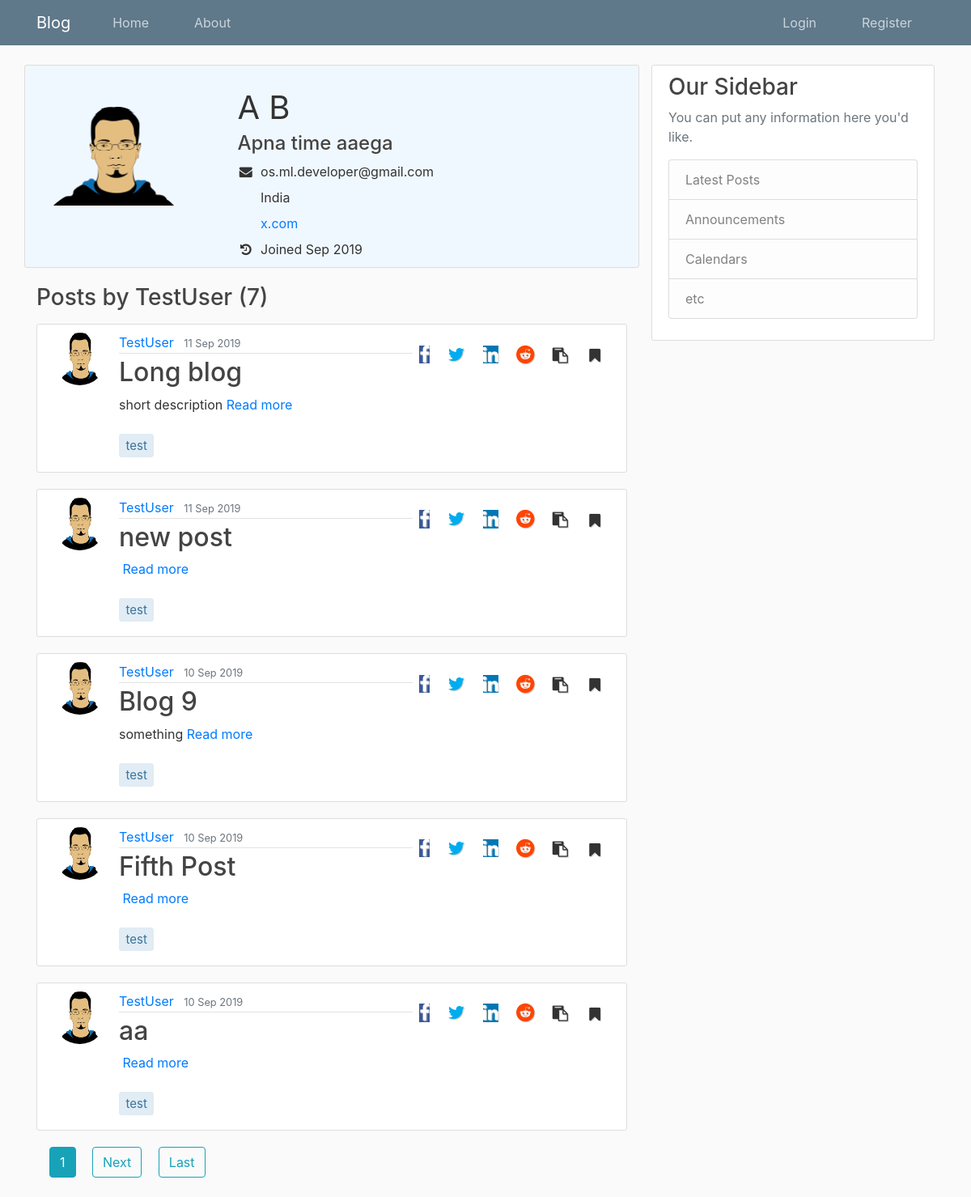
Screenshot of /blog/user/TestUser with the database file from the repository.
### Users/models.py (models this page shows, shortened)
class Profile(models.Model):
    user = models.OneToOneField(User, on_delete=models.CASCADE)
    bio = models.CharField(null=True, max_length=140, blank=True)
    image = models.ImageField(default='default.jpg', upload_to='profile_pics', blank=True)
    public = models.BooleanField(default=False)
    website = models.CharField(null=True, blank=True, max_length=80)
    location = models.CharField(null=True, max_length=200, blank=True)
    join_date = models.DateTimeField(auto_now_add=True)
    bookmarked_posts = models.ManyToManyField(Post)
    def __str__(self):
        return f'{self.user.username} Profile'

### Blog/models.py (models this page shows, shortened)
class Post(models.Model):
    title = models.CharField(help_text='Try to keep the title short, within 80 characters.', max_length=80, unique=True)
    slug = models.SlugField(default='', max_length=80)
    short_des = models.TextField(help_text=('This will be displayed on the home page.'
                                    'If you leave it blank, the first 50 words from your article will be displayed.'
                                    'It can not be more than 50 words'),
                                    default='', max_length=500, blank=True
                                )
    content = models.TextField()
    tags = models.CharField(help_text='Enter tags separated by spaces. Do not enter more than 5 tags', max_length=80, default='', blank=True)
    date_posted = models.DateTimeField(default=timezone.now)
    last_updated = models.DateTimeField(auto_now=True)
    author = models.ForeignKey(User, null=True, on_delete=models.SET_NULL)
    publish = models.BooleanField(default=False)

### Blog/views.py (the view)
# urls.py: path('user/<str:username>', UserPostListView.as_view(), name='user-posts'),
class UserPostListView(ListView):
    template_name = 'Blog/user_posts.html'   # <app>/<model>_<viewtype>.html
    context_object_name = 'posts'
    queryset = Post.objects.filter(publish=True)
    paginate_by = 5
    def get_queryset(self):
        user = get_object_or_404(User, username=self.kwargs.get('username'))
        return Post.objects.filter(author=user).order_by('-date_posted')
    def get_context_data(self, **kwargs):
        context = super(UserPostListView, self).get_context_data(**kwargs)
        context['author'] = get_object_or_404(User,
                                                username=self.kwargs.get('username')
                                                )
        context['profile'] = get_object_or_404(Profile,
                                                user=get_object_or_404(
                                                    User,
                                                    username=self.kwargs.get('username')
                                                    ))
        return context

### Blog/templates/Blog/user_posts.html (shortened to what this page needs)
{% extends "Blog/base.html" %}
{% block content %}
{% with domain='https://staycurious.in' %}
{% ifnotequal profile.user user %}
<div class="row {{profile}} content-section mt-0">
    <div class="avatar col-12 col-lg-3 col-xs-12 col-md-3 pr-3">
        <img class="user-img" src="{{ profile.image.url }}" alt="{{ author.first_name }} {{ author.last_name }}">
    </div>
    <div class="profile-info col-12 col-lg-9 col-xs-12 col-md-9 mt-1 pr-3">
        <ul class="list-unstyled ml-5 pr-3">
            <li class="user-name mt-2 account-heading">
                {{ author.first_name }} {{ author.last_name }}
            </li>
            <h4 class="user-bio mb-2">
                {{ profile.bio }}
            </h4>
            {% if profile.public %}
            <li class="user-email mt-2">
                <span><i class="fa fa-envelope fa-fw mr-2"></i>{{ author.email }}</span>
            </li>
            {% endif %}
            {% if profile.location %}
            <li class="user-location mt-2">
                <span>{{ profile.location }}</span>
            </li>
            {% endif %}
            {% if profile.website %}
            <li class="user-website mt-2">
                <span>
                    <a href="{{profile.website}}" target="_blank">{{ profile.website }}</a>
                </span>
            </li>
            {% endif %}
            <li class="user-join-date mt-2">
                <span>
                <i class="fa fa-history fa-fw mr-2"></i>Joined {{ profile.join_date|date:"M Y" }}<li>
            </span>
        </ul>
    </div>
</div>
<h3 class="mb-3">Posts by {{ view.kwargs.username }} ({{ page_obj.paginator.count }})</h3>
{% else %}
<h3 class="mb-3">Total Posts ({{ page_obj.paginator.count }})</h3>
{% endifnotequal %}
{% for post in posts %}
<div class="media content-section">
    <img class="rounded-circle article-img" src="{{ post.author.profile.image.url }}">
    <div class="media-body">
        <div class="article-metadata">
            <a class="mr-2" href="{% url 'Blog:user-posts' post.author.username %}">{{ author }}</a>
            <small class="text-muted">{{ post.date_posted|date:"j M Y" }}</small>
        </div>
        <h2><a class="article-title" href="{% url 'Blog:post-detail' post.slug %}">{{ post.title }}</a></h2>
        <p class="article-short-des">{{ post.short_des|truncatewords_html:'50' }}&nbsp<span><a href="{% url 'Blog:post-detail' post.slug %}">Read more</a></p>
        <p class="article-tags">{{ post.tags }}</p>
    </div>
<ul class="list-unstyled share-icon mt-2 mb-2 float-right">
    {% url 'Blog:post-detail' post.slug as link %}
    {% with domain|add:link as link %}
        <li><a href="http://www.facebook.com/sharer.php?u={{link}}" rel="nofollow noopener noreferrer" target="_blank"><i class="fa fa-facebook ml-2 mr-2"></i></a></li>
        <li><a href="http://www.twitter.com/share?text={{object.title}}&url={{link}}" rel="nofollow noopener noreferrer" target="_blank"><i class="fa fa-twitter ml-2 mr-2"></i></a></li>
        <li><a href="http://www.linkedin.com/shareArticle?mini=true&url={{link|urlencode:''}}&title={{object.title|urlencode}}&source=StayCurious-Blog" rel="nofollow noopener noreferrer" target="_blank" ><i class="fa fa-linkedin ml-2 mr-2"></i></a></li>
        <li><a href="http://www.reddit.com/submit?url={{link}}post-to-reddit-via-url&titile={{object.title|urlencode}}" rel="nofollow noopener noreferrer" target="_blank"><i class="fa fa-reddit ml-2 mr-2"></i></a></li>
        <li><a class="copy" data-text={{link}} title="Copy link"><i class="fa fa-clipboard ml-2 mr-2"></i></a></li>
        <li><a class="btn bookmark" data-post={{post.slug}} data-url={% url 'Blog:bookmark-post'%} title="Bookmark this post"><i class="fa fa-bookmark"></i></a></li>
    {% endwith %}
</div>
{% endfor %}
{% if is_paginated %}
     {% for num in page_obj.paginator.page_range %} {% if page_obj.number == num %}
    <a class="btn btn-info ml-3 mb-4" href="?page={{num}}">{{num}}</a> {% elif num > obj.page_obj.number|add:'-3' and num > obj.page_obj.number|add:'3' %}
    <a class="btn btn-outline-info ml-3 mb-4" href="?page={{num}}">{{num}}</a> {% endif %} {% endfor %} {% if page_obj.has_next %}
    <a class="btn btn-outline-info ml-3 mb-4" href="?page={{ page_obj.next_page_number }}">Next</a>
    <a class="btn btn-outline-info ml-3 mb-4" href="?page={{ page_obj.paginator.num_pages }}">Last</a>
    {% endif %}
{% endif %}
{% endwith %}
{% endblock content %}

### Blog/static/Blog/main.css (style rules this page uses)
body { background: #fafafa; color: #333333; margin-top: 5rem; }
h1, h2, h3, h4, h5, h6 { color: #444444; }
ul { margin: 0; }
.content-section { background: #ffffff; padding: 10px 20px; border: 1px solid #dddddd; border-radius: 3px; margin-bottom: 20px; }
.article-title { color: #444444; }
.article-content, .article-short-des { white-space: pre-line; }
.article-img { height: 65px; width: 65px; margin-right: 16px; float: left; }
.article-metadata { padding-bottom: 1px; margin-bottom: 4px; border-bottom: 1px solid #e3e3e3 }
.account-heading { font-size: 2.5rem; }
.article-tags { display: inline-block; padding: .4em .5em; margin: 0.5rem 2px 0.5rem 0; font-size: 15px; line-height: 1; white-space: nowrap; text-decoration: none; text-align: center; border-width: 1px; border-style: solid; border-radius: 3px; transition: all .15s ease-in-out; color: #39739d; background-color: #E1ECF4; border-color: #E1ECF4; }
.Profile { background-color: aliceblue; }
.profile-info { display: flex; flex-direction: column; }
.avatar { max-height: 200px; line-height: 200px; text-align: center; }
.avatar img { max-height: 100%; max-width: 100%; }
.share-icon { display: inline; font-size: 1.4rem!important; text-shadow: 1px 1px 1px #ccc; }
.share-icon li { display: inline; }
.copy, .bookmark { background-color: #fff; border: none; }
.copy, .bookmark { border: none; background: #fff; font-size: 1.2rem!important; }
.fa-facebook { background: #3b5998; color: #fff!important; }
.fa-twitter { background: fff!important; color: #00acee; }
.fa-linkedin { background: #0077b5; color: #fff !important; }
.fa-reddit { background: #fff; color: #ff4500 !important; }

### rows the page displays
Profile: image (picture), bio "Apna time aaega", location "India", website "x.com", join_date "Sep 2019"
Post: author.profile.image (picture), date_posted "11 Sep 2019", title "Long blog", short_des "short description", tags "test"
Post: author.profile.image (picture), date_posted "11 Sep 2019", title "new post", tags "test"
Post: author.profile.image (picture), date_posted "10 Sep 2019", title "Blog 9", short_des "something", tags "test"
Post: author.profile.image (picture), date_posted "10 Sep 2019", title "Fifth Post", tags "test"
Post: author.profile.image (picture), date_posted "10 Sep 2019", title "aa", tags "test"

### other values shown
{{ author.first_name }} "A"
{{ author.last_name }} "B"
{{ author.email }} "os.ml.developer@gmail.com"
{{ view.kwargs.username }} "TestUser"
{{ page_obj.paginator.count }} "7"
{{ author }} "TestUser"
{{ num }} "1"
